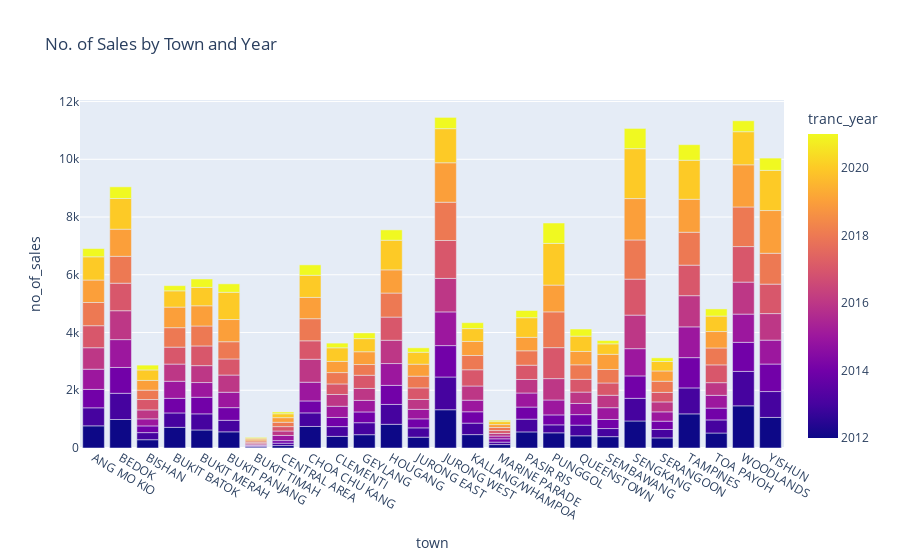

The cell this chart's notebook holds for it:
### Code cell
fig = px.bar(tranc_town_year,
             x='town',
             y='no_of_sales',
             color='tranc_year',
             title='No. of Sales by Town and Year')
fig.show()

### Figure 1 — Plotly figure (JSON) as saved in the notebook; plotly's stock layout.template omitted (floating-point values rounded to 4 significant figures; data arrays with more than 128 entries replaced by an {"elided": "..."} marker saying what was removed)
{"data": [{"hovertemplate": "town=%{x}<br>no_of_sales=%{y}<br>tranc_year=%{marker.color}<extra></extra>", "legendgroup": "", "marker": {"color": {"elided": "260 int values"}, "coloraxis": "coloraxis", "pattern": {"shape": ""}}, "name": "", "orientation": "v", "showlegend": false, "textposition": "auto", "type": "bar", "x": {"elided": "260 str values"}, "xaxis": "x", "y": {"elided": "260 int values"}, "yaxis": "y"}], "layout": {"barmode": "relative", "coloraxis": {"colorbar": {"title": {"text": "tranc_year"}}, "colorscale": [[0, "#0d0887"], [0.1111, "#46039f"], [0.2222, "#7201a8"], [0.3333, "#9c179e"], [0.4444, "#bd3786"], [0.5556, "#d8576b"], [0.6667, "#ed7953"], [0.7778, "#fb9f3a"], [0.8889, "#fdca26"], [1, "#f0f921"]]}, "legend": {"tracegroupgap": 0}, "title": {"text": "No. of Sales by Town and Year"}, "xaxis": {"anchor": "y", "domain": [0, 1], "title": {"text": "town"}}, "yaxis": {"anchor": "x", "domain": [0, 1], "title": {"text": "no_of_sales"}}}}
